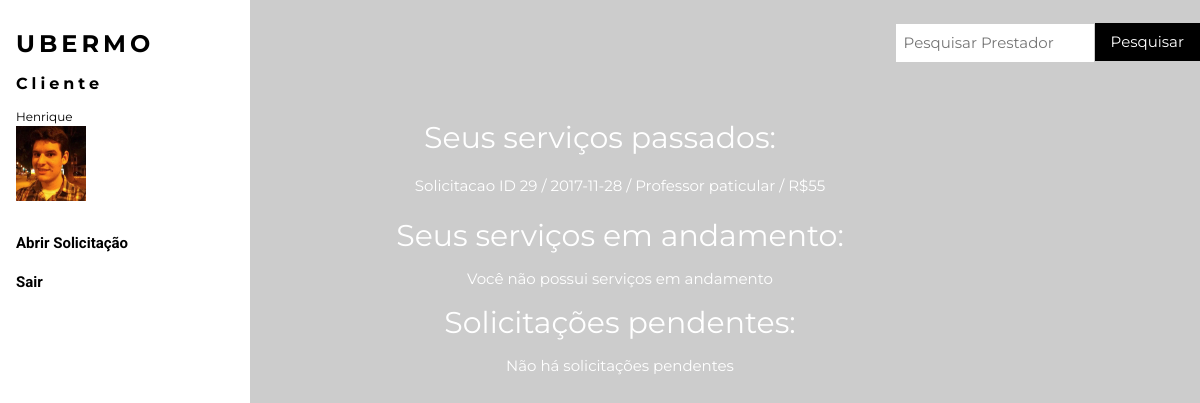
The app's page /upload.php (signed in) with its own data.
### tables this page shows
CREATE TABLE IF NOT EXISTS `solicitacao` (
  `idsolicitacao` int(11) NOT NULL AUTO_INCREMENT,
  `idcliente` int(11) NOT NULL,
  `nomeservico` varchar(100) NOT NULL,
  `idprestador` int(11) NOT NULL,
  `endereco` int(11) NOT NULL,
  `valor` float NOT NULL,
  `notaprocliente` int(11) NOT NULL,
  `notaproprestador` int(11) NOT NULL,
  `comcliente` varchar(100) NOT NULL,
  `comprestador` varchar(100) NOT NULL,
  `efetuado` tinyint(1) NOT NULL,
  `dataAMD` date NOT NULL,
  PRIMARY KEY (`idsolicitacao`),
  KEY `idcliente_solicitacao` (`idcliente`),
  KEY `nomeservico_solicitacao` (`nomeservico`),
  KEY `idprestador_solicitacao` (`idprestador`),
  KEY `endereco_solicitacao` (`endereco`)
);

### upload.php (the view, shortened to what this page needs)
<?php
	if(!isset($_SESSION["email"]) || !isset($_SESSION["senha"]) ){
		header("Location: index.php");
		exit;
	}
	else{
		$idpessoa = $_SESSION['idpessoa'];
		$categoria= $_SESSION['categoria'];
		$foto = $_SESSION['foto'];
	}
	include("config.php");
	$conexao = mysqli_connect($host, $user, $senha, $banco) or die(mysqli_error());
	mysqli_select_db($conexao, $banco);
	if($categoria == 1)
		$query = sprintf("SELECT * FROM solicitacao WHERE efetuado='1' and idprestador = '$idpessoa'");
	else
		$query = sprintf("SELECT * FROM solicitacao WHERE efetuado='1' and idcliente = '$idpessoa'");
	$dados = mysqli_query($conexao, $query) or die(mysql_error());
	$linha = mysqli_fetch_assoc($dados);
	$total = mysqli_num_rows($dados);
	if($categoria == 1)
		$querysolicitacao = sprintf("SELECT * FROM solicitacao WHERE efetuado='2'");
	else
		$querysolicitacao = sprintf("SELECT * FROM solicitacao WHERE efetuado='2' and idcliente = '$idpessoa'");
	$dadossolicitacao = mysqli_query($conexao, $querysolicitacao) or die(mysql_error());
	$linhasolicitacao = mysqli_fetch_assoc($dadossolicitacao);
	$totalsolicitacao = mysqli_num_rows($dadossolicitacao);
	if($categoria == 1)
		$querysolicitacaoatendida = sprintf("SELECT * FROM solicitacao WHERE efetuado='0' and idprestador = '$idpessoa'");
	else
		$querysolicitacaoatendida = sprintf("SELECT * FROM solicitacao WHERE efetuado='0' and idcliente = '$idpessoa'");
	$dadossolicitacaoatendida = mysqli_query($conexao, $querysolicitacaoatendida) or die(mysql_error());
	$linhasolicitacaoatendida = mysqli_fetch_assoc($dadossolicitacaoatendida);
	$totalsolicitacaoatendida = mysqli_num_rows($dadossolicitacaoatendida);
?>
<html>
	<head>
</head>
<link rel="stylesheet" href="style.css">
<link rel="stylesheet" href="https://cdnjs.cloudflare.com/ajax/libs/font-awesome/4.7.0/css/font-awesome.min.css">
<body>
	<center>
		<br>
		<form method="post" action="PesquisaPrestador.php">
			<input class="w3-bar-item w3-button w3-hide-small w3-right w3-hover-white w3-black" type="submit" name="pesquisa" value="Pesquisar"/>
			<input class="w3-input w3-right w3-border" style="width:200px" type="text" placeholder="Pesquisar Prestador" name="prestadorname"/>
		</form>
	</center>
	<nav class="w3-sidebar w3-bar-block w3-white w3-collapse w3-top" style="z-index:3;width:250px" id="mySidebar">
		<div class="w3-container w3-display-container w3-padding-16">
		<h3 class="w3-wide" style="color: black"><b>UBERMO</b></h3>
		<h6 class='w3-wide' style="color: black"><b>
			<?php
				if($categoria == 1)
					{ echo "Prestador";}
				else if($categoria == 0)
					echo "Cliente";
			?>
		</b></h6>
		<p style="font-size: 12px">
			<?php
				if( strstr($_SESSION['nome'], ' ', true) != NULL )
					echo strstr($_SESSION['nome'], ' ', true);
				else
					echo $_SESSION['nome'];
			?>
			<br>
			<img src="upload/<?php echo $foto; ?>" width="70" height="75"/>
		</p>
		</div>
		<div  style="font-weight:bold">
			<?php if($categoria == 0 ) { ?>
			<a href="AbrirSolicitacao.php" class="w3-bar-item w3-button">Abrir Solicitação</a>
			<?php } else if($categoria == 1 ) { ?>
			<a href="TodasSolicitacoes.php" class="w3-bar-item w3-button">Consultar Solicitações</a>
			<?php } ?>
			<a href="logout.php" class="w3-bar-item w3-button">Sair</a>
		</div>
	</nav>
	<center><br><br><br><h2>Seus serviços passados: </h2></center>
	<ul>
<?php
	if($total > 0) {
		do {
?>
			<center><p>Solicitacao ID <?=$linha['idsolicitacao']?> / <?=$linha['dataAMD']?> / <?=$linha['nomeservico']?> / R$<?=$linha['valor']?> </p></center>
<?php
		}while($linha = mysqli_fetch_assoc($dados));
	}
	else {
		?><center>Você não possui serviços passados </center>
	<?php } ?>
<center><h2>Seus serviços em andamento: </h2></center>	<?php
	if($totalsolicitacaoatendida > 0) {
		do {
?>			<form method="post" action="ServicoConcluido.php">
			<center><p>Solicitacao ID <?=$linhasolicitacaoatendida['idsolicitacao']?> / <?=$linhasolicitacaoatendida['dataAMD']?> / <?=$linhasolicitacaoatendida['nomeservico']?> / R$<?=$linhasolicitacaoatendida['valor']?>
			<input type="hidden" name="idConcluido" value="<?php echo $linhasolicitacaoatendida['idsolicitacao']?>">
			<input type="submit" name="servConcluido" value="Serviço Concluído"/></p></center></form>
<?php
		}while($linhasolicitacaoatendida = mysqli_fetch_assoc($dadossolicitacaoatendida));
	}
	else {
		?><center>Você não possui serviços em andamento </center>
	<?php } ?>
<center><h2>Solicitações pendentes: </h2></center>	<?php
	if($categoria == 1)	{
		if($totalsolicitacao > 0) {
			do {
	?>			<form method="post" action="atendesolicitacao.php">
				<center><p> Solicitacao <?=$linhasolicitacao['idsolicitacao']?> <input type="hidden" name="idsolicitacao" value="<?php echo $linhasolicitacao['idsolicitacao']?>">
				 / <?=$linhasolicitacao['nomeservico']?> <input type="hidden" name="nomeservico" value="<?php echo $linhasolicitacao['nomeservico']?>">
				 / R$<?=$linhasolicitacao['valor']?> <input type="hidden" name="valor" value="<?php echo $linhasolicitacao['valor']?>">
				 / <?=$linhasolicitacao['dataAMD']?> <input type="hidden" name="dataAMD" value="<?php echo $linhasolicitacao['dataAMD']?>">
				  <input type="submit" name="atende" value="Atender solicitação"/></p></center></form>
	<?php
			}while($linhasolicitacao = mysqli_fetch_assoc($dadossolicitacao));
		}
		else { ?>
			<center>Não há solicitações pendentes </center><br>	<?php
		}
	}
	else {
		if($totalsolicitacao > 0) {
			do {
	?>	<center><p> Solicitacao ID <?=$linhasolicitacao['idsolicitacao']?> / <?=$linhasolicitacao['nomeservico']?> / R$<?=$linhasolicitacao['valor']?> / <?=$linhasolicitacao['dataAMD']?></p></center>
	<?php
			}while($linhasolicitacao = mysqli_fetch_assoc($dadossolicitacao));
		}
		else {
			?><center>Não há solicitações pendentes </center><br>	<?php
		}
	}
?>
</body>
</html>

### style.css (style rules this page uses)
html { box-sizing:border-box }
*,*:before,*:after { box-sizing:inherit }
html { -ms-text-size-adjust:100%;-webkit-text-size-adjust:100% }
body { margin:0 }
article,aside,details,figcaption,figure,footer,header,main,menu,nav,section,summary { display:block }
a { background-color:transparent;-webkit-text-decoration-skip:objects }
img { border-style:none }
button,input,select,textarea { font:inherit;margin:0 }
button,input { overflow:visible }
button,html [type=button],[type=reset],[type=submit] { -webkit-appearance:button }
html,body { font-family:Verdana,sans-serif;font-size:15px;line-height:1.5 }
html { overflow-x:hidden }
h2 { font-size:30px }
h3 { font-size:24px }
h6 { font-size:16px }
h1,h2,h3,h4,h5,h6 { font-family:"Segoe UI",Arial,sans-serif;font-weight:400;margin:10px 0 }
.w3-wide { letter-spacing:4px }
img { margin-bottom:-5px }
a { color:inherit }
.w3-btn,.w3-button { border:none;display:inline-block;outline:0;padding:8px 16px;vertical-align:middle;overflow:hidden;text-decoration:none;color:inherit;background-color:inherit;text-align:center;cursor:pointer;white-space:nowrap }
.w3-btn,.w3-button { -webkit-touch-callout:none;-webkit-user-select:none;-khtml-user-select:none;-moz-user-select:none;-ms-user-select:none;user-select:none }
.w3-tooltip,.w3-display-container { position:relative }
.w3-input { padding:8px;display:block;border:none;border-bottom:1px solid #ccc;width:100% }
.w3-sidebar { height:100%;width:200px;background-color:#fff;position:fixed!important;z-index:1;overflow:auto }
.w3-bar-block .w3-bar-item { width:100%;display:block;padding:8px 16px;text-align:left;border:none;outline:none;white-space:normal;float:none }
.w3-container:after,.w3-container:before,.w3-panel:after,.w3-panel:before,.w3-row:after,.w3-row:before,.w3-row-padding:after,.w3-row-padding:before, .w3-cell-row:before,.w3-cell-row:after,.w3-clear:after,.w3-clear:before,.w3-bar:before,.w3-bar:after { content:"";display:table;clear:both }
@media (min-width:993px) { .w3-sidebar.w3-collapse { display:block!important } }
.w3-top,.w3-bottom { position:fixed;width:100%;z-index:1 }
.w3-top { top:0 }
.w3-container,.w3-panel { padding:0.01em 16px }
.w3-border { border:1px solid #ccc!important }
.w3-padding-16 { padding-top:16px!important;padding-bottom:16px!important }
.w3-right { float:right!important }
.w3-white,.w3-hover-white:hover { color:#000!important;background-color:#fff!important }
.w3-black,.w3-hover-black:hover { color:#fff!important;background-color:#000!important }

### upload.php (style rules this page uses)
.w3-sidebar a { font-family: "Roboto", sans-serif }
body,h1,h2,h3,h4,h5,h6,.w3-wide { font-family: "Montserrat", sans-serif; color: white; }
body { background-image: url("blue-slate.jpg"); background-color: #cccccc; }

### records on screen
solicitacao: idsolicitacao "29", dataAMD "2017-11-28", nomeservico "Professor paticular", valor "55"

### other values on screen
$_SESSION['nome'] "Henrique"
